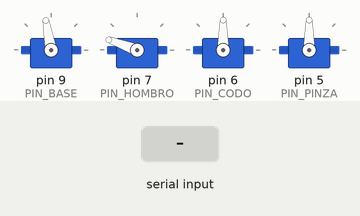
Bench run of a sketch on a simulated Arduino Uno, built with avr-gcc and run on an emulated ATmega328P. On the bench: 4 × servo. Inputs (shaded band) come from the test bench. What the sketch prints to the serial monitor is not drawn.

Above: at 1.2 s.
1.3 s: "90,45,200,10\n" received over Serial
At 3.9 s:
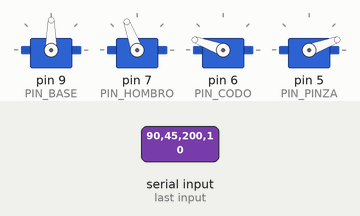
4.3 s: "30,150,10,200\n" received over Serial
At 4.75 s:
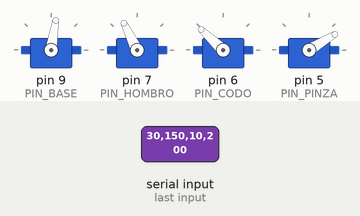
7.3 s: "90,45,200,10\n" received over Serial
At 7.63 s:
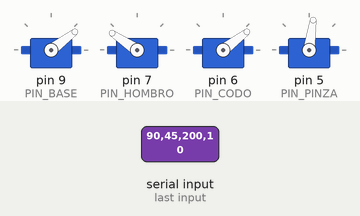
10.3 s: "30,150,10,200\n" received over Serial
At 11.24 s:
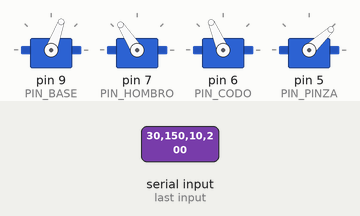
Timing chart, 0 to 14.3 s (numbered marks = the images above; inputs shaded):
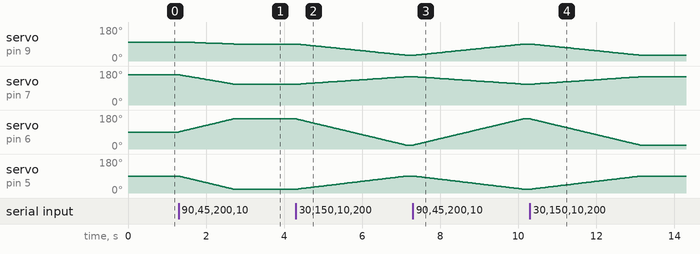

The sketch:

arm-interpolacion.ino
```cpp
#include <Servo.h>

Servo servoBase;
Servo servoHombro;
Servo servoCodo;
Servo servoPinza;

const int PIN_BASE = 9;
const int PIN_HOMBRO = 7;
const int PIN_CODO = 6;
const int PIN_PINZA = 5;

// Posición inicial de reposo 1 (Tus coordenadas seguras)
int posActual[4] = {100, 160, 90, 90};

void setup() {
  Serial.begin(115200);

  servoBase.attach(PIN_BASE);
  servoHombro.attach(PIN_HOMBRO);
  servoCodo.attach(PIN_CODO);
  servoPinza.attach(PIN_PINZA);

  // Mover a la posición inicial desde el arranque
  servoBase.write(posActual[0]);
  servoHombro.write(posActual[1]);
  servoCodo.write(posActual[2]);
  servoPinza.write(posActual[3]);

  Serial.println("ARDUINO_LISTO");
}

void loop() {
  if (Serial.available() > 0) {
    String datos = Serial.readStringUntil('\n');

    int ind1 = datos.indexOf(',');
    int ind2 = datos.indexOf(',', ind1 + 1);
    int ind3 = datos.indexOf(',', ind2 + 1);

    if (ind1 > 0 && ind2 > 0 && ind3 > 0) {
      int t_base = datos.substring(0, ind1).toInt();
      int t_hombro = datos.substring(ind1 + 1, ind2).toInt();
      int t_codo = datos.substring(ind2 + 1, ind3).toInt();
      int t_pinza = datos.substring(ind3 + 1).toInt();

      // --- LÍMITES DE SEGURIDAD (Software Limit Switches) ---
      if (t_base < 0) t_base = 0;       if (t_base > 180) t_base = 180;
      if (t_hombro < 110) t_hombro = 110; if (t_hombro > 180) t_hombro = 180;
      if (t_codo < 20) t_codo = 20;       if (t_codo > 160) t_codo = 160;
      if (t_pinza < 20) t_pinza = 20;     if (t_pinza > 90) t_pinza = 90;

      // Ejecutar el movimiento coordinado
      // El '20' final es el retraso en ms por paso. Auméntalo (ej: 30 o 40) si quieres que se mueva más lento.
      moverBrazoCoordinado(t_base, t_hombro, t_codo, t_pinza, 20);
    }
  }
}

// --- FUNCIÓN INDUSTRIAL: Interpolación Lineal Sincronizada ---
void moverBrazoCoordinado(int b, int h, int c, int p, int velocidad_ms) {
  int destino[4] = {b, h, c, p};
  int inicio[4] = {posActual[0], posActual[1], posActual[2], posActual[3]};

  // 1. Encontrar cuál servo tiene que recorrer la mayor distancia
  int maxPasos = 0;
  for (int i = 0; i < 4; i++) {
    int recorrido = abs(destino[i] - inicio[i]);
    if (recorrido > maxPasos) {
      maxPasos = recorrido;
    }
  }

  // Si ya estamos en esa posición, no hacemos nada
  if (maxPasos == 0) return;

  // 2. Mover todos los motores proporcionalmente para que terminen al mismo tiempo
  for (int paso = 1; paso <= maxPasos; paso++) {
    for (int i = 0; i < 4; i++) {
      // Fórmula matemática de interpolación
      posActual[i] = inicio[i] + ((destino[i] - inicio[i]) * paso) / maxPasos;
    }

    // Aplicar las nuevas posiciones parciales
    servoBase.write(posActual[0]);
    servoHombro.write(posActual[1]);
    servoCodo.write(posActual[2]);
    servoPinza.write(posActual[3]);

    // Esperar un instante antes de dar el siguiente micro-paso
    delay(velocidad_ms);
  }
}
```

Measured:
- after the input at 1.3 s, servo on pin 9 (PIN_BASE): moves from 100° to 90° over 1.3 s, starting after 0.12 s; servo on pin 7 (PIN_HOMBRO): moves from 160° to 110° over 1.4 s, starting at once; servo on pin 6 (PIN_CODO): moves from 90° to 160° over 1.4 s, starting at once; servo on pin 5 (PIN_PINZA): moves from 90° to 20° over 1.4 s, starting at once
- after the input at 4.3 s, servo on pin 9 (PIN_BASE): moves from 90° to 30° over 2.8 s, starting at once; servo on pin 7 (PIN_HOMBRO): moves from 110° to 150° over 2.8 s, starting after 0.06 s; servo on pin 6 (PIN_CODO): moves from 160° to 20° over 2.8 s, starting at once; servo on pin 5 (PIN_PINZA): moves from 20° to 90° over 2.8 s, starting at once
- after the input at 7.3 s, servo on pin 9 (PIN_BASE): moves from 30° to 90° over 2.8 s, starting at once; servo on pin 7 (PIN_HOMBRO): moves from 150° to 110° over 2.8 s, starting after 0.06 s; servo on pin 6 (PIN_CODO): moves from 20° to 160° over 2.8 s, starting at once; servo on pin 5 (PIN_PINZA): moves from 90° to 20° over 2.8 s, starting at once
- after the input at 10.3 s, servo on pin 9 (PIN_BASE): moves from 90° to 30° over 2.8 s, starting at once; servo on pin 7 (PIN_HOMBRO): moves from 110° to 150° over 2.8 s, starting after 0.06 s; servo on pin 6 (PIN_CODO): moves from 160° to 20° over 2.8 s, starting at once; servo on pin 5 (PIN_PINZA): moves from 20° to 90° over 2.8 s, starting at once
